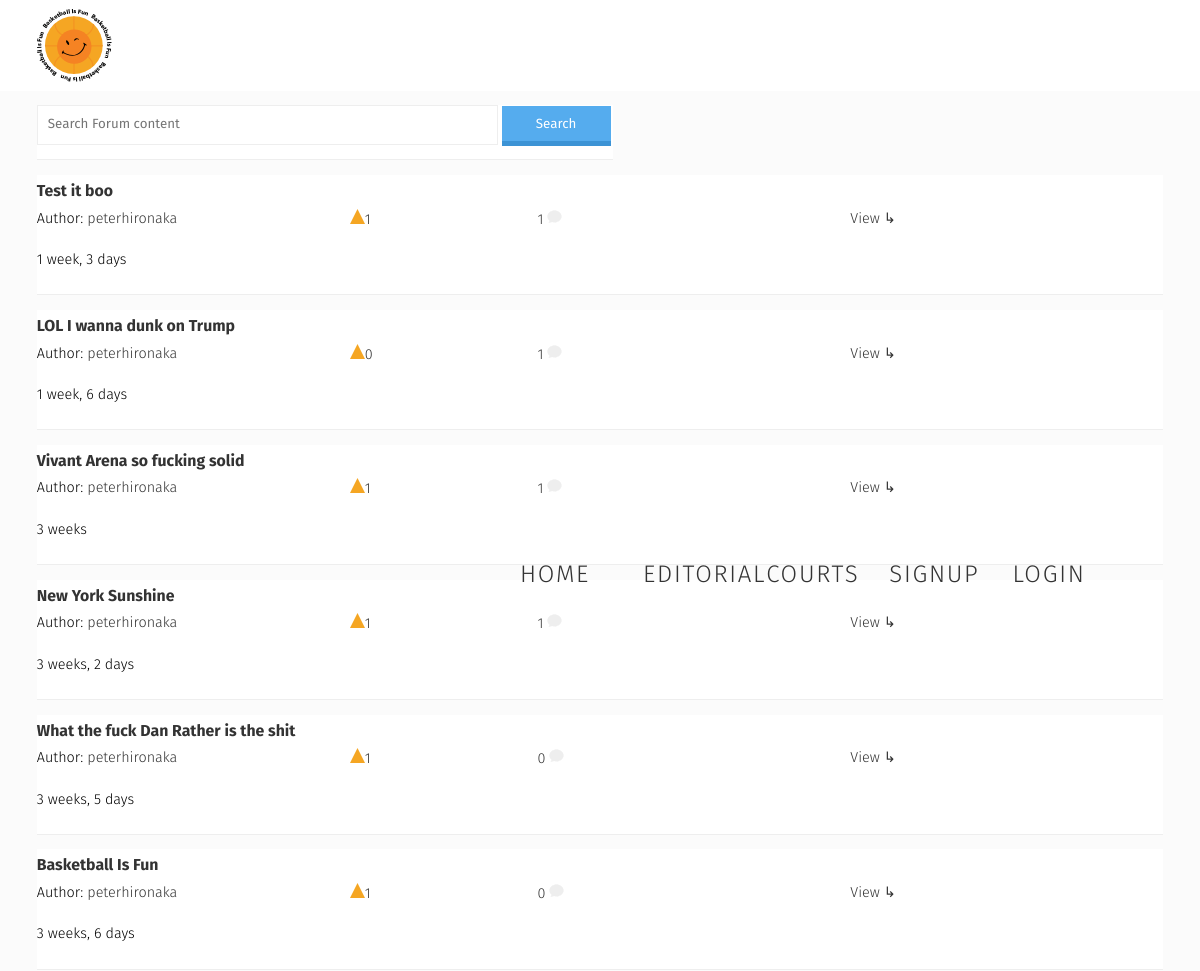
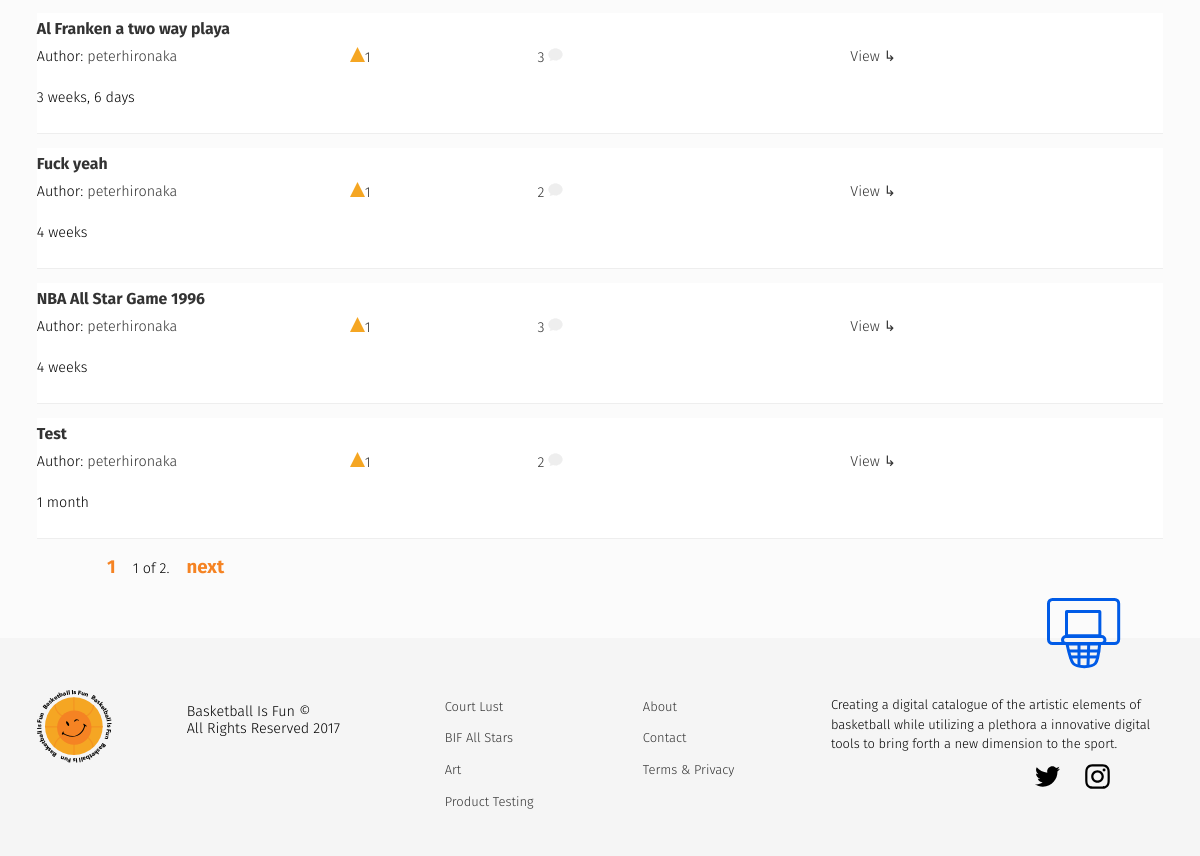
The page / on the database its author committed (2 pictures, top to bottom).
### forum/models.py (models this page shows, shortened)
class Forum(models.Model):
    user = models.ForeignKey(settings.AUTH_USER_MODEL, default=1)
    title = models.CharField(max_length=120)
    slug = models.SlugField(unique=True)
    height_field = models.IntegerField(default=0)
    width_field = models.IntegerField(default=0)
    content = models.TextField()
    likes = models.ManyToManyField(settings.AUTH_USER_MODEL, blank=True, related_name='forum_likes')
    draft = models.BooleanField(default=False)
    publish = models.DateField(auto_now=False, auto_now_add=False)
    updated = models.DateTimeField(auto_now=True, auto_now_add=False)
    timestamp = models.DateTimeField(auto_now=False, auto_now_add=True)
    objects = ForumManager()
    def get_absolute_url(self):
        return reverse("forum:detail", kwargs={"slug": self.slug})
    def get_like_url(self):
        return reverse("forum:like-toggle", kwargs={"slug": self.slug})
    def get_api_like_url(self):
        return reverse("forum:like-api-toggle", kwargs={"slug": self.slug})
    class Meta:
        ordering = ["-timestamp", "-updated"]
    @property
    def comments(self):
        instance = self
        qs = Comment.objects.filter_by_instance(instance)
        return qs

### forum/views.py (the view, shortened to what this page needs)
# urls.py: url(r'^$', forum_list, name='list'),
def forum_list(request):
	today = timezone.now().date()
	queryset_list = Forum.objects.active() #.order_by("-timestamp")
	if request.user:
		queryset_list = Forum.objects.all()
	query = request.GET.get("q")
	paginator = Paginator(queryset_list, 10) # Show 25 contacts per page
	page_request_var = "page"
	page = request.GET.get(page_request_var)
	try:
		queryset = paginator.page(page)
	except PageNotAnInteger:
		queryset = paginator.page(1)
	except EmptyPage:
		queryset = paginator.page(paginator.num_pages)
	context = {
		"object_list": queryset,
		"title": "List",
		"page_request_var": page_request_var,
		"today": today,
	}
	return render(request, "forum_list.html", context)

### comments/models.py (called while the page is built)
    def filter_by_instance(self, instance):
        content_type = ContentType.objects.get_for_model(instance.__class__)
        obj_id = instance.id
        qs = super(CommentManager, self).filter(content_type=content_type, object_id= obj_id).filter(parent=None)
        return qs

### forum/models.py (called while the page is built)
    def active(self, *args, **kwargs):
        return super(ForumManager, self).filter(draft=False).filter(publish__lte=timezone.now())

### templates/forum_list.html (shortened to what this page needs)
{% extends "base.html" %}
{% block content %}
<form method='GET' action='' class="forum-content " >
<input type='text' name='q' class="search-field" placeholder='Search Forum content' value='{{ request.GET.q }}'/>
<input type='submit' class="search-button"  value='Search' />
</form>
{% for obj in object_list %}
<div class="forum-content ">
        <h3><a href="{{ obj.get_absolute_url }}">{{ obj.title }}</a> </h3>
      <div class="caption">
  {% if obj.user %}<p>Author: <a href='/profiles/{{ obj.user }}'>{{ obj.user }}</p></a>{% endif %}
    <p><a data-href='{{ obj.get_api_like_url }}' data-likes='{{ obj.likes.count }}'  href='{{ obj.get_like_url }}'>{{ obj.likes.count }} </a></p>
  <p><a  data-href='{{ obj.get_api_comment_url }}' data-likes='{{ obj.comments.count }}'>{{ obj.comments.count }}
</a></p>
      <p><a href="{{ obj.get_absolute_url }}" class="btn btn-primary" role="button">View  ↳</a></p>
 <p>{{ obj.timestamp|timesince }}</p>
      </div>
</div>
{% endfor %}
<div class="pagination">
    <span class="step-links">
        <span class="current">
            <a href="">{{ object_list.number }}</a> {{ object_list.number }} of {{ object_list.paginator.num_pages }}.
        </span>
        {% if object_list.has_next %}
            <a href="?{{ page_request_var }}={{ object_list.next_page_number }}{% if request.GET.q %}&q={{ request.GET.q }}{% endif %}">next</a>
        {% endif %}
    </span>
</div>
</div>
{% endblock content %}

### static/css/base.css (style rules this page uses)
html, body { height: 100%; margin: 0; }
body { font-family: 'Fira Sans', sans-serif; margin: 0; border: 0; padding: 0; font-weight: 300; -webkit-text-size-adjust: 100%; -webkit-font-feature-settings: "kern" 1; -moz-font-feature-settings: "kern" 1; -o-font-feature-settings: "kern" 1; font-feature-settings: "kern" 1; font-kerning: normal; background-color: #fbfbfb; line-height: 1.4; font-size: .9em; }
input { outline: none; border: 1px solid #eee; }
a { color: #333; text-decoration: none; }
p { margin: 10px 0; }
h1, h2, h3, h4 { margin: 0; }
form { margin: 30px 0; max-width: 40em; background: white; padding: 20px; }
.search-field { width: 80%; padding: 10px 10px 12px; font-family: 'Fira Sans', sans-serif; }
.search-button { width: 109px; -webkit-transition: all .2s; transition: all .2s; background-color: #55acee; color: white; padding: 10px 20px 9px; box-shadow: 0px 5px 0px 0px #3C93D5; border: none; font-family: 'Fira Sans', sans-serif; }
h3 { font-size: 1.1em; line-height: 1; margin: 0; padding: 8px 0 0; }
.court-listing, .forum-content { grid-column: auto / span 4; }
.forum-content, .page-content, aside { background: white; margin: 1em 0 0; padding: 0em 0 1em; border-bottom: 1px solid #eee; }
.caption { display: grid; grid-template-columns: 1fr .6fr 1fr 1fr; }
.caption p { height: auto; }
.pagination { margin: 15px; text-align: center; }
.pagination a { font-weight: 700; font-size: 1.3em; color: #f58323; padding: 10px 13px; }

### rows shown on the page
Forum: title "Test it boo", user "peterhironaka", likes.count "1", comments.count "1", timestamp "1 week, 3 days"
Forum: title "LOL I wanna dunk on Trump", user "peterhironaka", likes.count "0", comments.count "1", timestamp "1 week, 6 days"
Forum: title "Vivant Arena so fucking solid", user "peterhironaka", likes.count "1", comments.count "1", timestamp "3 weeks"
Forum: title "New York Sunshine", user "peterhironaka", likes.count "1", comments.count "1", timestamp "3 weeks, 2 days"
Forum: title "What the fuck Dan Rather is the shit", user "peterhironaka", likes.count "1", comments.count "0", timestamp "3 weeks, 5 days"
Forum: title "Basketball Is Fun", user "peterhironaka", likes.count "1", comments.count "0", timestamp "3 weeks, 6 days"
Forum: title "Al Franken a two way playa", user "peterhironaka", likes.count "1", comments.count "3", timestamp "3 weeks, 6 days"
Forum: title "Fuck yeah", user "peterhironaka", likes.count "1", comments.count "2", timestamp "4 weeks"
Forum: title "NBA All Star Game 1996", user "peterhironaka", likes.count "1", comments.count "3", timestamp "4 weeks"
Forum: title "Test", user "peterhironaka", likes.count "1", comments.count "2", timestamp "1 month"

### other values the page prints
{{ object_list.number }} "1"
{{ object_list.paginator.num_pages }} "2"
